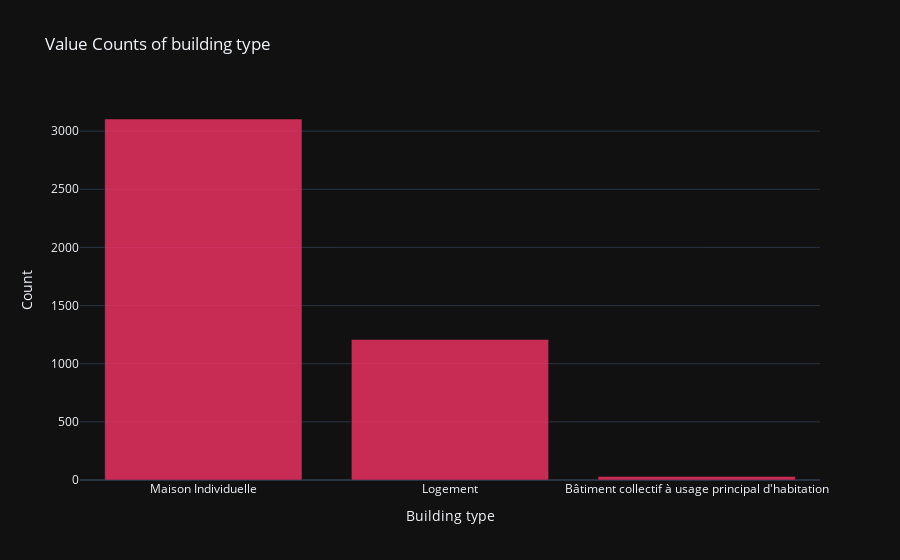

The code cell stored with this chart in its notebook:
### Code cell
value_counts = data['tr002_type_batiment_description'].value_counts().reset_index()

value_counts.columns = ['tr002_type_batiment_description', 'Count']
fig = px.bar(value_counts, 
             x='tr002_type_batiment_description', 
             y='Count', 
             title='Value Counts of building type',
             template='plotly_dark',
             color_discrete_sequence=['#F63366'],
             opacity=0.8)


fig.update_layout(
    title="Value Counts of building type",
    xaxis_title="Building type",
    yaxis_title="Count",
    hoverlabel_bgcolor='white'
    )

fig.show()

### Figure 1 — Plotly figure (JSON) as saved in the notebook; plotly's stock layout.template omitted (floating-point values rounded to 4 significant figures)
{"data": [{"alignmentgroup": "True", "hovertemplate": "tr002_type_batiment_description=%{x}<br>Count=%{y}<extra></extra>", "legendgroup": "", "marker": {"color": "#F63366", "opacity": 0.8, "pattern": {"shape": ""}}, "name": "", "offsetgroup": "", "orientation": "v", "showlegend": false, "textposition": "auto", "type": "bar", "x": ["Maison Individuelle", "Logement", "Bâtiment collectif à usage principal d'habitation"], "xaxis": "x", "y": [3104, 1208, 31], "yaxis": "y"}], "layout": {"barmode": "relative", "hoverlabel": {"bgcolor": "white"}, "legend": {"tracegroupgap": 0}, "title": {"text": "Value Counts of building type"}, "xaxis": {"anchor": "y", "domain": [0, 1], "title": {"text": "Building type"}}, "yaxis": {"anchor": "x", "domain": [0, 1], "title": {"text": "Count"}}}}
